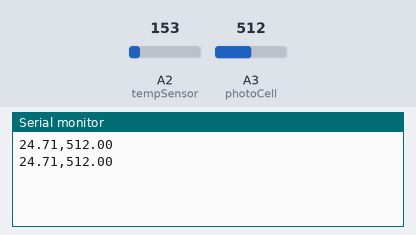
This sketch was run on a simulated Arduino Uno, built with avr-gcc and run on an emulated ATmega328P. Parts: the last lines printed to the serial monitor. Inputs (shaded band) come from the test bench; at power-on: A2 (tempSensor) = 153, A3 (photoCell) = 512.

Above: at 3.3 s.
3.4 s: A2 (tempSensor) set to 165
At 5.3 s:
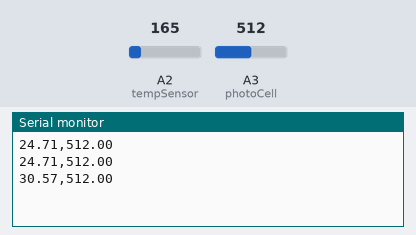
6.7 s: A3 (photoCell) set to 716
At 8.5 s:
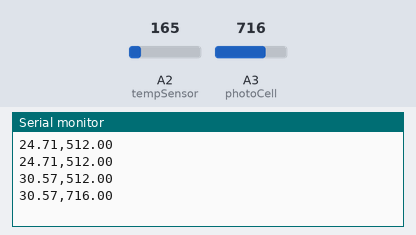
10.0 s: A2 (tempSensor) set to 175
At 10.4 s:
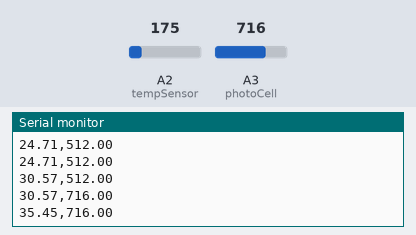
13.3 s: A3 (photoCell) set to 900
At 15.5 s:
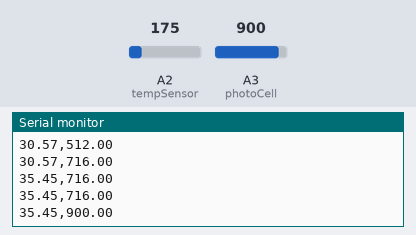
Timing chart, 0 to 17.0 s (numbered marks = the images above; inputs shaded):
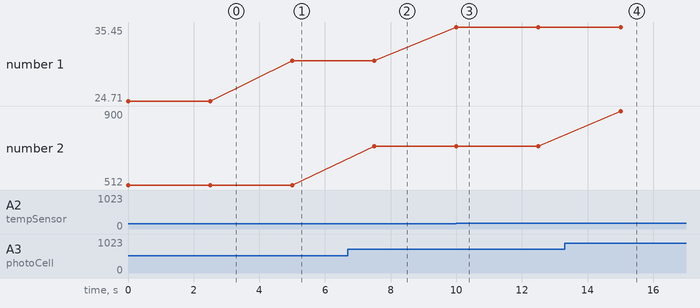

Measured:
- after the input at 3.4 s, the serial monitor: prints a new line after 1.6 s (image 1)
- after the input at 6.7 s, the serial monitor: prints a new line after 0.80 s (image 2)
- after the input at 10.0 s, the serial monitor: prints a new line at once (image 3)
- after the input at 13.3 s, the serial monitor: prints a new line after 1.7 s (image 4)
- plotted number 1: 24.71 → 30.57 after the input at 3.4 s, 30.57 → 35.45 after the input at 10.0 s
- plotted number 2: 512 → 716 after the input at 6.7 s, 716 → 900 after the input at 13.3 s

The sketch:

part6.ino
```cpp
int tempSensor = A2;
int photoCell = A3;
void setup()
{
  Serial.begin(9600);
  pinMode(tempSensor, INPUT);
  pinMode(photoCell, INPUT);
}
void loop()
{
  float temperature = 0;
  float humidity = 0;

  humidity = analogRead(photoCell);
  temperature = ((analogRead(tempSensor) * 0.004882814)- 0.5)*100;
//  temperature = (temperature - 0.5) * 100.0; //Temperature reading

  Serial.print((float)temperature);
  Serial.print(",");
  Serial.println((float)humidity);
  delay(2500);
}
```
